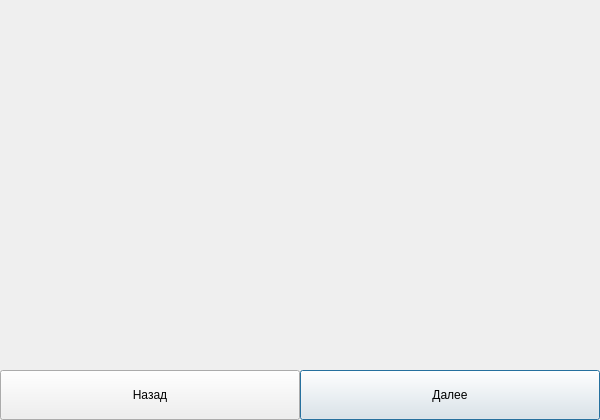
<?xml version="1.0" encoding="UTF-8"?>
<ui version="4.0">
 <class>Dialog</class>
 <widget class="QDialog" name="Dialog">
  <property name="geometry">
   <rect>
    <x>0</x>
    <y>0</y>
    <width>600</width>
    <height>420</height>
   </rect>
  </property>
  <property name="windowTitle">
   <string>Данные</string>
  </property>
  <widget class="QLabel" name="label">
   <property name="geometry">
    <rect>
     <x>30</x>
     <y>10</y>
     <width>541</width>
     <height>351</height>
    </rect>
   </property>
   <property name="pixmap">
    <pixmap>../ASOIU_img/img.png</pixmap>
   </property>
   <property name="scaledContents">
    <bool>true</bool>
   </property>
   <property name="alignment">
    <set>Qt::AlignCenter</set>
   </property>
  </widget>
  <widget class="QPushButton" name="pushButton_2">
   <property name="geometry">
    <rect>
     <x>300</x>
     <y>370</y>
     <width>300</width>
     <height>50</height>
    </rect>
   </property>
   <property name="text">
    <string>Далее</string>
   </property>
  </widget>
  <widget class="QPushButton" name="pushButton">
   <property name="geometry">
    <rect>
     <x>0</x>
     <y>370</y>
     <width>300</width>
     <height>50</height>
    </rect>
   </property>
   <property name="text">
    <string>Назад</string>
   </property>
  </widget>
 </widget>
 <resources/>
 <connections/>
</ui>
